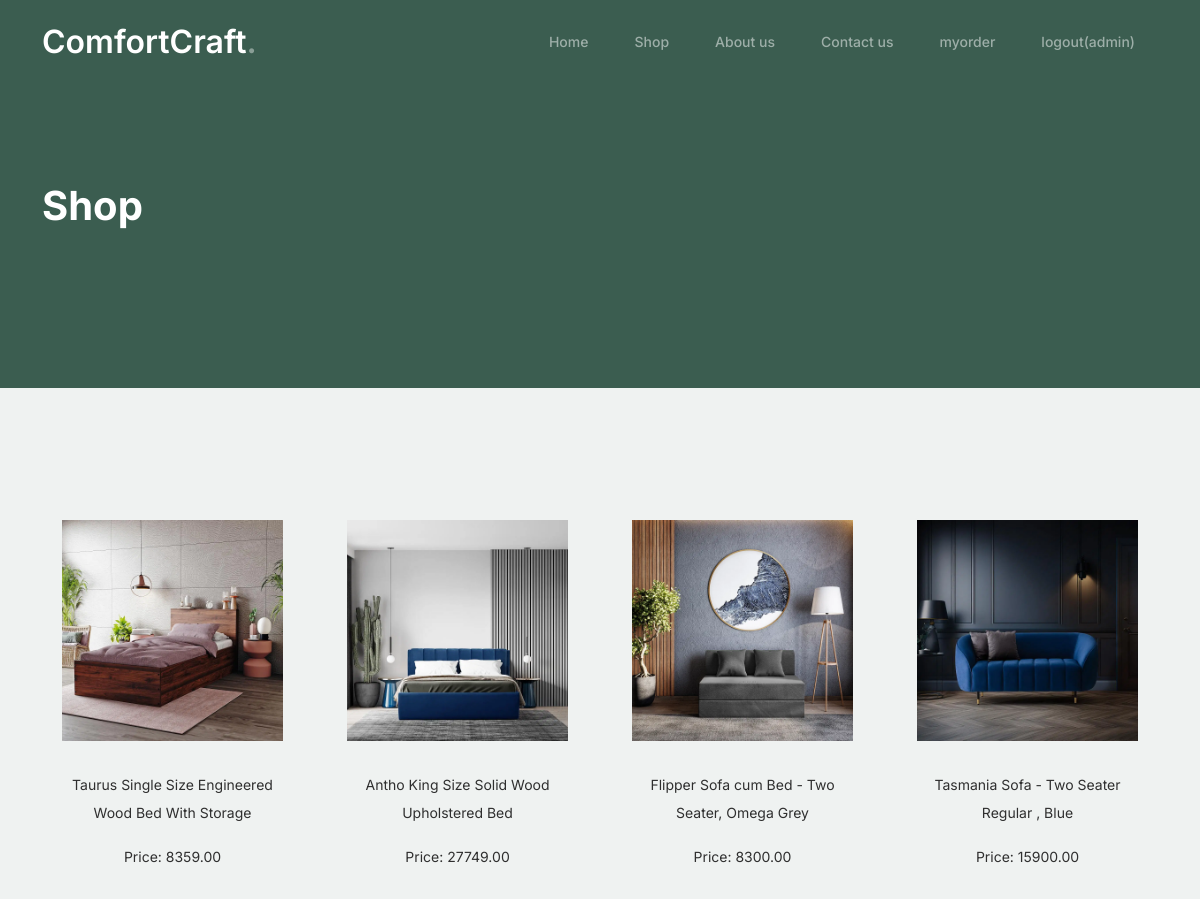
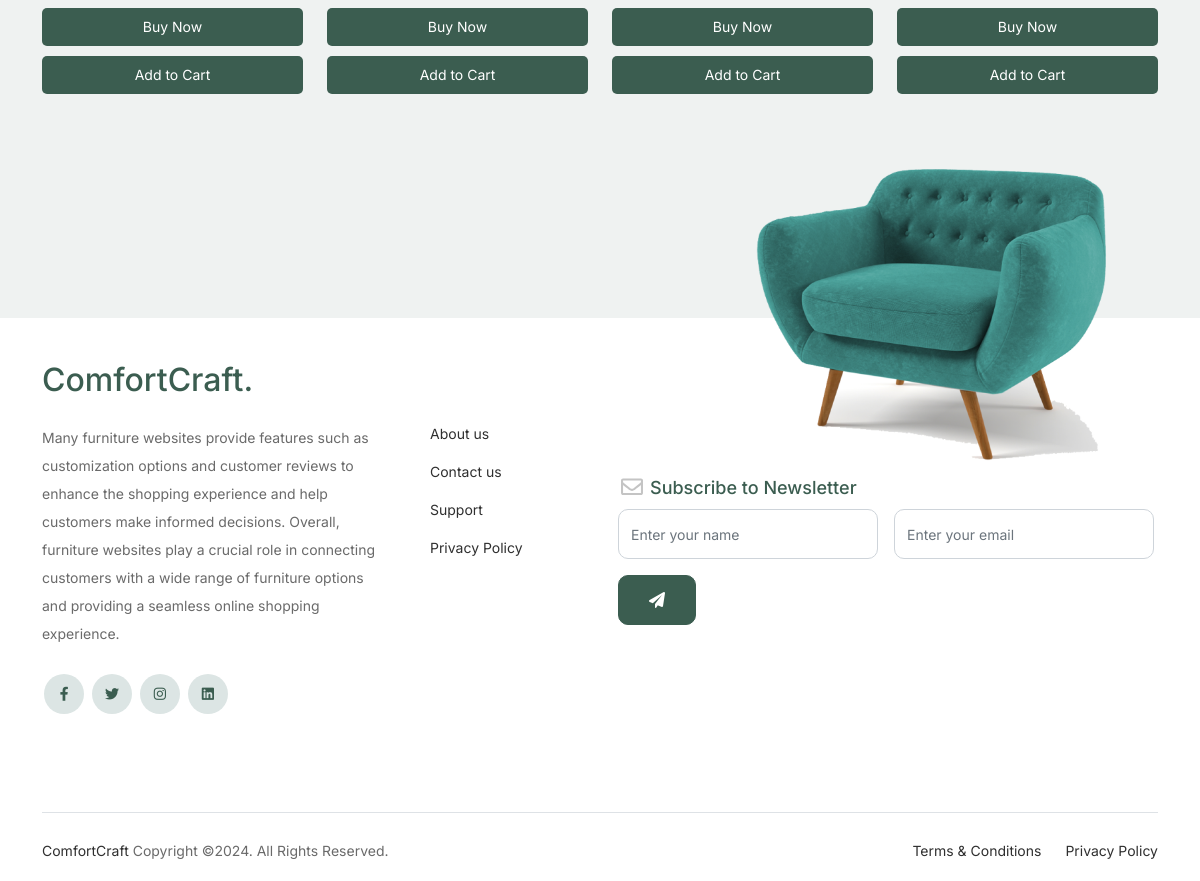
/shop/ (signed in), run on the app's committed database (2 pictures, top to bottom).
### application/models.py (models this page shows, shortened)
class Product(models.Model):
    name = models.CharField(max_length=100)
    discription = models.CharField(max_length=100,default='')
    price = models.DecimalField(max_digits=10, decimal_places=2)
    image = models.ImageField(upload_to='products/')

### application/views.py (the view)
# urls.py: path('shop/', views.product_list, name="product_list"),
def product_list(request):
    products = Product.objects.all()
    return render(request, 'shop.html', {'products': products})

### application/templates/shop.html (shortened to what this page needs)
{% extends "header.html" %}
{% load static %}
{% block content %}
<html lang="en">
<body>
	<div class="hero">
		<div class="container">
			<div class="row justify-content-between">
				<div class="col-lg-5">
					<div class="intro-excerpt">
						<h1>Shop</h1>
					</div>
				</div>
				<div class="col-lg-7">
				</div>
			</div>
		</div>
	</div>
	<div class="untree_co-section product-section before-footer-section">
		<div class="container">
			<div class="row">
				{% for product in products %}
				<div class="col-12 col-md-4 col-lg-3 mb-5">
					<a class="product-item" href="#">
						<img src="{{ product.image.url }}" class="img-fluid product-thumbnail">
						<p>{{ product.discription }}</p>
			<p>Price: {{ product.price }}</p>
			<a href="{% url 'buy_now' product.id %}" class="buy-now-button" style="text-align: center;">Buy Now</a>
			<a class="buy-now-button" href="{% url 'add_to_cart' product.id %}" style="text-align: center;">Add to Cart</a>
					</a>
				</div>
				{% endfor %}
			</div>
		</div>
	</div>
</body>
{% endblock content %}

### application/static/style.css (style rules this page uses)
body { overflow-x: hidden; position: relative; }
body { font-family: "Inter", sans-serif; font-weight: 400; line-height: 28px; color: #6a6a6a; font-size: 14px; background-color: #eff2f1; }
a { text-decoration: none; -webkit-transition: .3s all ease; -o-transition: .3s all ease; transition: .3s all ease; color: #2f2f2f; text-decoration: underline; }
.hero { background: #3b5d50; padding: calc(4rem - 30px) 0 0rem 0; }
@media (min-width: 768px) { .hero { padding: calc(4rem - 30px) 0 4rem 0; } }
@media (min-width: 992px) { .hero { padding: calc(8rem - 30px) 0 8rem 0; } }
.hero .intro-excerpt { position: relative; z-index: 4; }
@media (min-width: 992px) { .hero .intro-excerpt { max-width: 450px; } }
.hero h1 { font-weight: 700; color: #ffffff; margin-bottom: 30px; }
.product-section { padding: 7rem 0; }
.product-section .product-item { text-align: center; text-decoration: none; display: block; position: relative; cursor: pointer; }
.product-section .product-item .product-thumbnail { margin-bottom: 30px; position: relative; top: 0; -webkit-transition: .3s all ease; -o-transition: .3s all ease; transition: .3s all ease; }
.product-section .product-item:before { bottom: 0; left: 0; right: 0; position: absolute; content: ""; background: #dce5e4; height: 0%; z-index: -1; border-radius: 10px; -webkit-transition: .3s all ease; -o-transition: .3s all ease; transition: .3s all ease; }
.before-footer-section { padding: 7rem 0 12rem 0 !important; }
.untree_co-section { padding: 7rem 0; }
.product-item { flex: 1; max-width: 100%; margin: 10px; padding: 10px; text-align: center; }
.buy-now-button { display: block; margin-top: 10px; background-color:#3b5d50; color: #fff; text-decoration: none; padding: 5px 10px; border-radius: 5px; }

### data on the page
Product: image (picture), discription "Taurus Single Size Engineered Wood Bed With Storage", price "8359.00"
Product: image (picture), discription "Antho King Size Solid Wood Upholstered Bed", price "27749.00"
Product: image (picture), discription "Flipper Sofa cum Bed - Two Seater, Omega Grey", price "8300.00"
Product: image (picture), discription "Tasmania Sofa - Two Seater Regular , Blue", price "15900.00"

### other printed values
{{ request.session.username }} "admin"
